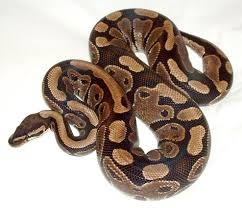
#> input picture Lab2/Picture1.jpeg, 242 x 208 px, found by its file name
$ python q6.py
#> lines starting #> are read from the running program, lines starting #| are printed output that depends on the picture
import cv2

# Reading the image
image = cv2.imread('Picture1.jpeg')
#> image is the input picture: shape (208, 242, 3); mean B, G, R 157.1, 166.8, 180.2

# dividing height and width by 2 to get the center of the image
height, width = image.shape[:2]
#> height = 208; width = 242
# get the center coordinates of the image to create the 2D rotation matrix
center = (width / 2, height / 2)
#> center = (121, 104)

# using cv2.getRotationMatrix2D() to get the rotation matrix
rotate_matrix = cv2.getRotationMatrix2D(center=center, angle=45, scale=1)

# rotate the image using cv2.warpAffine
rotated_image = cv2.warpAffine(src=image, M=rotate_matrix, dsize=(width, height))
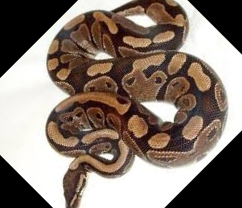
#> rotated_image: shape (208, 242, 3); mean B, G, R 113.5, 122.8, 136.1

cv2.imshow('Original image', image)
cv2.imshow('Rotated image', rotated_image)
# wait indefinitely, press any key on keyboard to exit
cv2.waitKey(0)
# save the rotated image to disk
cv2.imwrite('rotated_image.jpg', rotated_image)

$ run again, with Lab2/input.png saved as Lab2/Picture1.jpeg
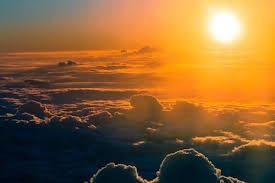
#> input picture Lab2/input.png, 275 x 183 px, found by its file name
#> image is the input picture: shape (183, 275, 3); mean B, G, R 54.3, 98.8, 137.2
#> `rotated_image = cv2.warpAffine(src=image, M=rotate_matrix, dsize=(widt..`:
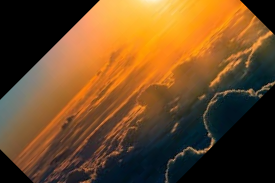
#> rotated_image: shape (183, 275, 3); mean B, G, R 38.1, 74.9, 110.2

$ run again, with Lab2/sample.jpg copied over Lab2/Picture1.jpeg
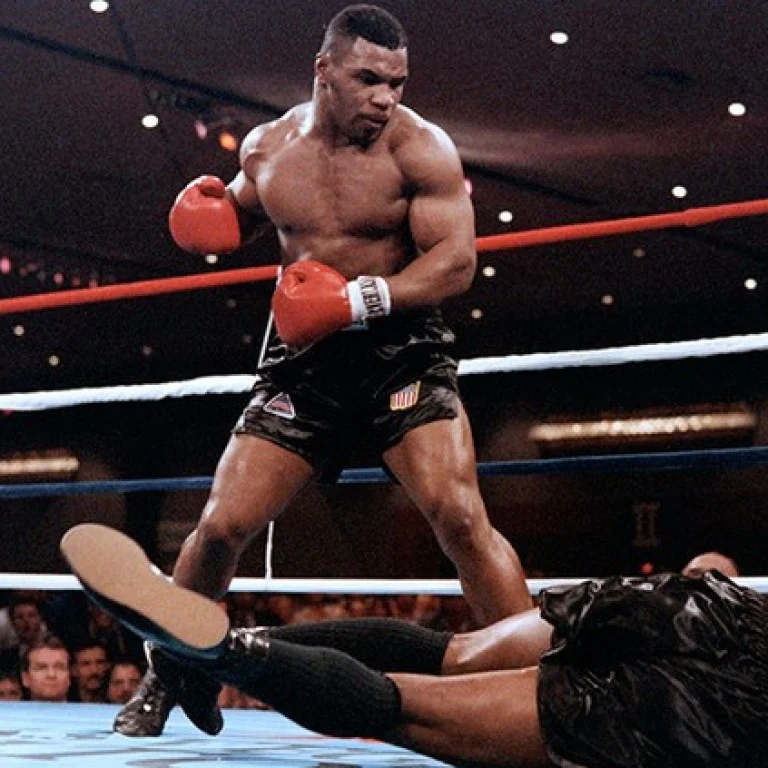
#> input picture Lab2/sample.jpg, 768 x 768 px, found by its file name
#> image is the input picture: shape (768, 768, 3); mean B, G, R 47.7, 46.3, 60.2
#> `rotated_image = cv2.warpAffine(src=image, M=rotate_matrix, dsize=(widt..`:
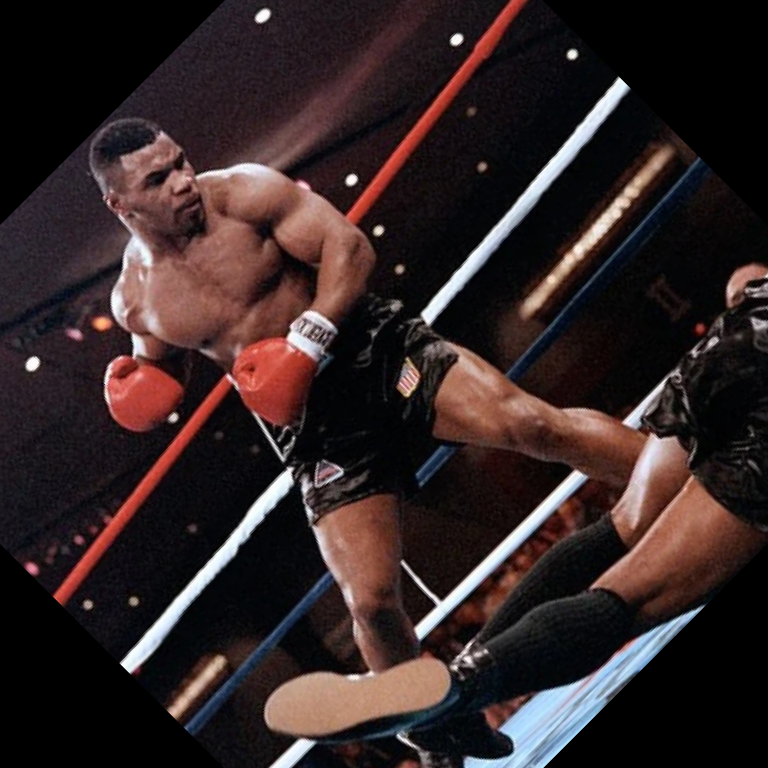
#> rotated_image: shape (768, 768, 3); mean B, G, R 38, 37.6, 50.9
